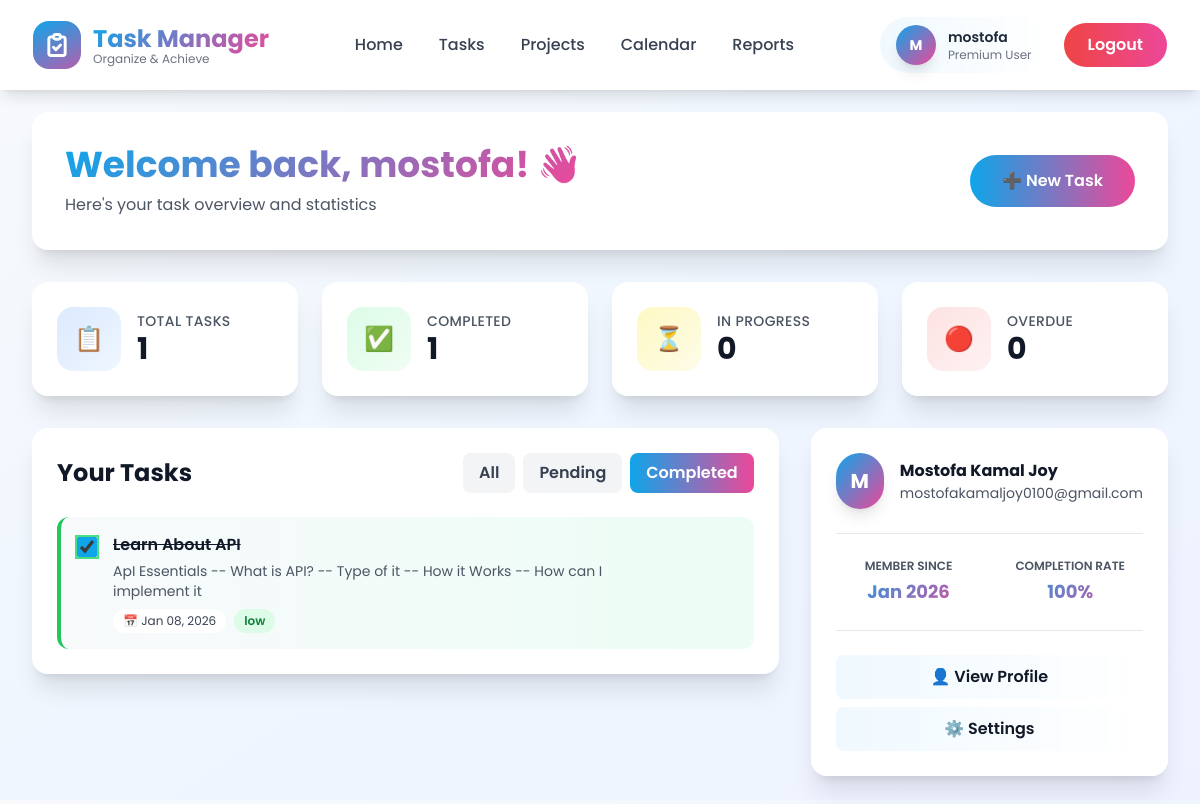
/user/dashboard/?filter=completed (signed in), run on the app's committed database.
### tasks/models.py (models this page shows, shortened)
class Task(models.Model):
    user = models.ForeignKey('auth.User', on_delete=models.CASCADE)
    title = models.CharField(max_length=200)
    description = models.TextField()
    priority = models.CharField(max_length=50)
    due_date = models.DateField()
    status = models.CharField(max_length=50)
    category = models.CharField(max_length=100)
    is_completed = models.BooleanField(default=False)
    created_at = models.DateTimeField(auto_now_add=True)
    updated_at = models.DateTimeField(auto_now=True)

### user/views.py (the view)
# urls.py: path('dashboard/', views.dashboard, name='user-dashboard'),
@login_required(login_url='user:user-login')
def dashboard(request):
    from tasks.models import Task
    from django.db.models import Q
    from django.utils import timezone
    filter_type = request.GET.get('filter', 'all')
    all_tasks = Task.objects.filter(user=request.user).order_by('-created_at')
    if filter_type == 'pending':
        tasks = all_tasks.filter(is_completed=False)
    elif filter_type == 'completed':
        tasks = all_tasks.filter(is_completed=True)
    else:
        tasks = all_tasks
    total_tasks = all_tasks.count()
    completed_tasks = all_tasks.filter(is_completed=True).count()
    pending_tasks = all_tasks.filter(is_completed=False).count()
    today = timezone.now().date()
    overdue_tasks = all_tasks.filter(
        due_date__lt=today,
        is_completed=False
    ).count()
    completion_rate = 0
    if total_tasks > 0:
        completion_rate = round((completed_tasks / total_tasks) * 100)
    context = {
        'tasks': tasks[:10],  # Limit to 10 most recent tasks
        'total_tasks': total_tasks,
        'completed_tasks': completed_tasks,
        'pending_tasks': pending_tasks,
        'overdue_tasks': overdue_tasks,
        'completion_rate': completion_rate,
        'filter': filter_type,
    }
    return render(request, 'user/dashboard.html', context)

### templates/user/dashboard.html (shortened to what this page needs)
{% extends 'base/base.html' %}
{% load static %}
{% block content %}
<div class="max-w-7xl mx-auto px-4 sm:px-6 lg:px-8 py-8">
    <div class="mb-8 animate-slide-up">
        <div class="glass rounded-2xl shadow-xl p-8 hover-lift">
            <div class="flex flex-col lg:flex-row lg:items-center lg:justify-between gap-6">
                <div>
                    <h1 class="text-4xl font-bold gradient-text mb-2">Welcome back, {{ user.username }}! 👋</h1>
                    <p class="text-gray-600">Here's your task overview and statistics</p>
                </div>
                <a href="{% url 'tasks:create' %}" class="px-8 py-3.5 bg-gradient-to-r from-primary-500 to-accent-500 text-white font-semibold rounded-full hover:shadow-xl hover:scale-105 transition-all duration-300 inline-flex items-center gap-2 w-fit">
                    ➕ New Task
                </a>
            </div>
        </div>
    </div>
    <div class="grid grid-cols-1 md:grid-cols-2 lg:grid-cols-4 gap-6 mb-8">
        <div class="glass rounded-2xl shadow-xl p-6 hover-lift group">
            <div class="flex items-center gap-4">
                <div class="w-16 h-16 bg-gradient-to-br from-blue-100 to-blue-50 rounded-2xl flex items-center justify-center text-2xl group-hover:scale-110 transition-transform">
                    📋
                </div>
                <div>
                    <p class="text-gray-600 text-sm font-medium uppercase tracking-wide">Total Tasks</p>
                    <p class="text-3xl font-bold text-gray-900">{{ total_tasks|default:"0" }}</p>
                </div>
            </div>
        </div>
        <div class="glass rounded-2xl shadow-xl p-6 hover-lift group">
            <div class="flex items-center gap-4">
                <div class="w-16 h-16 bg-gradient-to-br from-green-100 to-green-50 rounded-2xl flex items-center justify-center text-2xl group-hover:scale-110 transition-transform">
                    ✅
                </div>
                <div>
                    <p class="text-gray-600 text-sm font-medium uppercase tracking-wide">Completed</p>
                    <p class="text-3xl font-bold text-gray-900">{{ completed_tasks|default:"0" }}</p>
                </div>
            </div>
        </div>
        <div class="glass rounded-2xl shadow-xl p-6 hover-lift group">
            <div class="flex items-center gap-4">
                <div class="w-16 h-16 bg-gradient-to-br from-yellow-100 to-yellow-50 rounded-2xl flex items-center justify-center text-2xl group-hover:scale-110 transition-transform">
                    ⏳
                </div>
                <div>
                    <p class="text-gray-600 text-sm font-medium uppercase tracking-wide">In Progress</p>
                    <p class="text-3xl font-bold text-gray-900">{{ pending_tasks|default:"0" }}</p>
                </div>
            </div>
        </div>
        <div class="glass rounded-2xl shadow-xl p-6 hover-lift group">
            <div class="flex items-center gap-4">
                <div class="w-16 h-16 bg-gradient-to-br from-red-100 to-red-50 rounded-2xl flex items-center justify-center text-2xl group-hover:scale-110 transition-transform">
                    🔴
                </div>
                <div>
                    <p class="text-gray-600 text-sm font-medium uppercase tracking-wide">Overdue</p>
                    <p class="text-3xl font-bold text-gray-900">{{ overdue_tasks|default:"0" }}</p>
                </div>
            </div>
        </div>
    </div>
    <div class="grid grid-cols-1 lg:grid-cols-3 gap-8">
        <div class="lg:col-span-2 space-y-6">
            <div class="glass rounded-2xl shadow-xl p-6">
                <div class="flex flex-col sm:flex-row sm:items-center sm:justify-between gap-4 mb-6">
                    <h2 class="text-2xl font-bold text-gray-900">Your Tasks</h2>
                    <div class="flex gap-2">
                        <a href="?filter=all" class="px-4 py-2 rounded-lg font-semibold transition-all duration-300 {% if filter == 'all' or not filter %}bg-gradient-to-r from-primary-500 to-accent-500 text-white{% else %}bg-gray-100 text-gray-700 hover:bg-gray-200{% endif %}">
                            All
                        </a>
                        <a href="?filter=pending" class="px-4 py-2 rounded-lg font-semibold transition-all duration-300 {% if filter == 'pending' %}bg-gradient-to-r from-primary-500 to-accent-500 text-white{% else %}bg-gray-100 text-gray-700 hover:bg-gray-200{% endif %}">
                            Pending
                        </a>
                        <a href="?filter=completed" class="px-4 py-2 rounded-lg font-semibold transition-all duration-300 {% if filter == 'completed' %}bg-gradient-to-r from-primary-500 to-accent-500 text-white{% else %}bg-gray-100 text-gray-700 hover:bg-gray-200{% endif %}">
                            Completed
                        </a>
                    </div>
                </div>
                {% if tasks %}
                    <div class="space-y-3">
                        {% for task in tasks %}
                            <div class="flex items-start gap-4 p-4 bg-gradient-to-r from-slate-50 to-blue-50 rounded-xl hover:from-blue-50 hover:to-primary-50 transition-all duration-300 group border-l-4 {% if task.is_completed %}border-green-500 bg-gradient-to-r from-green-50 to-emerald-50{% else %}border-primary-500{% endif %}">
                                <div class="pt-1">
                                    <form method="post" action="{% url 'tasks:complete' task.id %}" class="inline">
                                        <input type="checkbox" class="w-5 h-5 accent-primary-500 cursor-pointer {% if task.is_completed %}ring-2 ring-green-400{% endif %}" {% if task.is_completed %}checked{% endif %} onchange="this.form.submit()">
                                    </form>
                                </div>
                                <div class="flex-1 min-w-0">
                                    <h3 class="font-semibold text-gray-900 group-hover:text-primary-600 transition-colors {% if task.is_completed %}line-through text-gray-500{% endif %}">
                                        {{ task.title|default:"Untitled Task" }}
                                    </h3>
                                    {% if task.description %}
                                        <p class="text-sm text-gray-600 mt-1">{{ task.description|truncatewords:20 }}</p>
                                    {% endif %}
                                    <div class="flex flex-wrap gap-2 mt-2">
                                        {% if task.due_date %}
                                            <span class="inline-flex items-center gap-1 text-xs bg-white px-2.5 py-1 rounded-full text-gray-700">
                                                📅 {{ task.due_date|date:"M d, Y" }}
                                            </span>
                                        {% endif %}
                                        {% if task.priority %}
                                            <span class="inline-flex items-center gap-1 text-xs font-semibold px-2.5 py-1 rounded-full {% if task.priority == 'high' %}bg-red-100 text-red-700{% elif task.priority == 'medium' %}bg-yellow-100 text-yellow-700{% else %}bg-green-100 text-green-700{% endif %}">
                                                {{ task.get_priority_display|default:task.priority }}
                                            </span>
                                        {% endif %}
                                    </div>
                                </div>
                            </div>
                        {% endfor %}
                    </div>
                {% endif %}
            </div>
        </div>
        <div class="space-y-6">
            <div class="glass rounded-2xl shadow-xl p-6 hover-lift">
                <div class="flex items-center gap-4 mb-6 pb-6 border-b border-gray-200">
                    <div class="w-14 h-14 bg-gradient-to-br from-primary-500 to-accent-500 rounded-full flex items-center justify-center text-white font-bold text-xl shadow-lg">
                        {{ user.username|slice:":1"|upper }}
                    </div>
                    <div>
                        <h3 class="font-bold text-gray-900">{{ user.get_full_name|default:user.username }}</h3>
                        <p class="text-sm text-gray-600">{{ user.email }}</p>
                    </div>
                </div>
                <div class="grid grid-cols-2 gap-4 mb-6 pb-6 border-b border-gray-200">
                    <div class="text-center">
                        <p class="text-xs text-gray-600 uppercase font-semibold mb-1">Member Since</p>
                        <p class="text-lg font-bold gradient-text">{{ user.date_joined|date:"M Y" }}</p>
                    </div>
                    <div class="text-center">
                        <p class="text-xs text-gray-600 uppercase font-semibold mb-1">Completion Rate</p>
                        <p class="text-lg font-bold gradient-text">
                            {% if total_tasks > 0 %}{{ completion_rate|default:"0" }}%{% else %}—{% endif %}
                        </p>
                    </div>
                </div>
                <div class="space-y-2">
                    <a href="{% url 'user:user-profile' %}" class="block w-full py-2.5 bg-gradient-to-r from-primary-50 to-accent-50 hover:from-primary-100 hover:to-accent-100 text-gray-900 font-semibold rounded-lg transition-all text-center">
                        👤 View Profile
                    </a>
                    <a href="{% url 'user:settings' %}" class="block w-full py-2.5 bg-gradient-to-r from-primary-50 to-accent-50 hover:from-primary-100 hover:to-accent-100 text-gray-900 font-semibold rounded-lg transition-all text-center">
                        ⚙️ Settings
                    </a>
                </div>
            </div>
        </div>
    </div>
</div>
{% endblock %}

### templates/base/base.html (shortened to what this page needs)
{% load static %}
<!DOCTYPE html>
<html lang="en" class="scroll-smooth">
<head>
    <script src="https://cdn.tailwindcss.com"></script>
</head>
<body class="bg-gradient-to-br from-slate-50 via-blue-50 to-indigo-50 min-h-screen">
    <header class="fixed w-full top-0 z-50 glass shadow-lg animate-slide-down">
        <div class="max-w-7xl mx-auto px-4 sm:px-6 lg:px-8">
            <div class="flex justify-between items-center py-4">
                <a href="{% url 'home' %}" class="flex items-center space-x-3 group">
                    <div class="relative w-12 h-12">
                        <div
                            class="absolute inset-0 bg-gradient-to-br from-primary-500 to-accent-500 rounded-2xl animate-gradient bg-200% group-hover:scale-110 transition-transform duration-300">
                        </div>
                        <div class="absolute inset-0 flex items-center justify-center">
                            <svg class="w-7 h-7 text-white" fill="none" stroke="currentColor" viewBox="0 0 24 24">
                                <path stroke-linecap="round" stroke-linejoin="round" stroke-width="2.5"
                                    d="M9 5H7a2 2 0 00-2 2v12a2 2 0 002 2h10a2 2 0 002-2V7a2 2 0 00-2-2h-2M9 5a2 2 0 002 2h2a2 2 0 002-2M9 5a2 2 0 012-2h2a2 2 0 012 2m-6 9l2 2 4-4" />
                            </svg>
                        </div>
                    </div>
                    <div>
                        <h1 class="text-2xl font-bold gradient-text">Task Manager</h1>
                        <p class="text-xs text-gray-500 -mt-1">Organize & Achieve</p>
                    </div>
                </a>
                <nav class="hidden lg:flex items-center space-x-1">
                    <a href="{% url 'home' %}"
                        class="px-4 py-2 text-gray-700 hover:text-primary-600 font-medium rounded-lg hover:bg-primary-50 transition-all duration-300">
                        Home
                    </a>
                    <a href="{% url 'tasks:user_tasks' %}"
                        class="px-4 py-2 text-gray-700 hover:text-primary-600 font-medium rounded-lg hover:bg-primary-50 transition-all duration-300">
                        Tasks
                    </a>
                    <a href="#"
                        class="px-4 py-2 text-gray-700 hover:text-primary-600 font-medium rounded-lg hover:bg-primary-50 transition-all duration-300">
                        Projects
                    </a>
                    <a href="{% url 'tasks:calendar' %}"
                        class="px-4 py-2 text-gray-700 hover:text-primary-600 font-medium rounded-lg hover:bg-primary-50 transition-all duration-300">
                        Calendar
                    </a>
                    <a href="#"
                        class="px-4 py-2 text-gray-700 hover:text-primary-600 font-medium rounded-lg hover:bg-primary-50 transition-all duration-300">
                        Reports
                    </a>
                </nav>
                <div class="hidden lg:flex items-center space-x-3">
                    {% if user.is_authenticated %}
                    <div class="flex items-center space-x-4">
                        <a href="{% url 'user:user-profile' %}"
                            class="flex items-center space-x-3 px-4 py-2 bg-gradient-to-r from-primary-50 to-accent-50 rounded-full hover:shadow-lg transition-all">
                            <div
                                class="w-10 h-10 bg-gradient-to-br from-primary-500 to-accent-500 rounded-full flex items-center justify-center shadow-lg">
                                <span class="text-white font-bold text-sm">{{ user.username|slice:":1"|upper }}</span>
                            </div>
                            <div>
                                <p class="text-sm font-semibold text-gray-800">{{ user.username }}</p>
                                <p class="text-xs text-gray-500">Premium User</p>
                            </div>
                        </a>
                        <a href="{% url 'user:user-logout' %}"
                            class="px-6 py-2.5 bg-gradient-to-r from-red-500 to-pink-500 text-white font-semibold rounded-full hover:shadow-xl hover:scale-105 transition-all duration-300">
                            Logout
                        </a>
                    </div>
                    {% endif %}
                </div>
            </div>
        </div>
    </header>
    <div class="h-20"></div>
    <main class="min-h-screen">
        {% block content %}{% endblock %}
    </main>
</body>
</html>

### data on the page
Task: is_completed "☑", title "Learn About API", description "ApI Essentials -- What is API? -- Type of it -- How it Works -- How can I implement it", due_date "Jan 08, 2026", priority "low"

### other printed values
{{ user.username|slice:":1"|upper }} "M"
{{ user.username }} "mostofa"
{{ total_tasks|default:"0" }} "1"
{{ completed_tasks|default:"0" }} "1"
{{ pending_tasks|default:"0" }} "0"
{{ overdue_tasks|default:"0" }} "0"
{{ user.get_full_name|default:user.username }} "Mostofa Kamal Joy"
{{ user.email }} "mostofakamaljoy0100@gmail.com"
{{ user.date_joined|date:"M Y" }} "Jan 2026"
{{ completion_rate|default:"0" }} "100"
